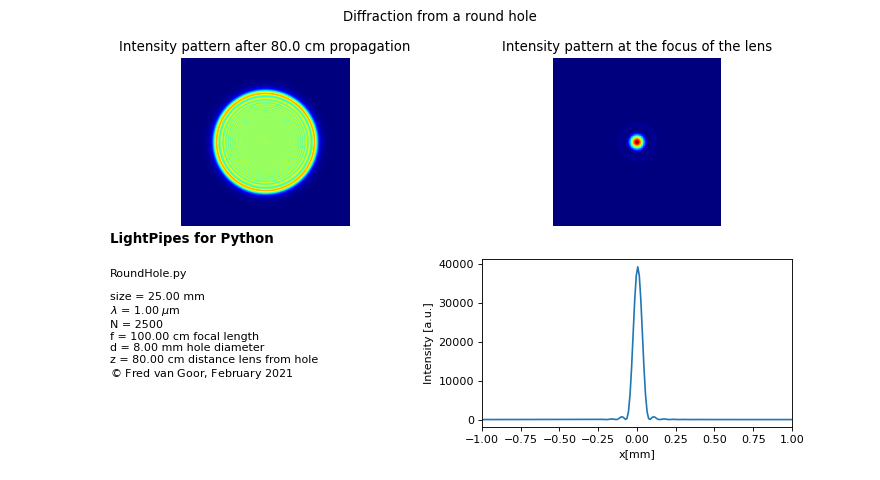

Python code for this plot:
from LightPipes import *
import matplotlib.pyplot as plt
import numpy as np
wavelength=1*um
size=25.0*mm
N=2500
N2=int(N/2)
z=80*cm
d=8*mm
f=100*cm
F=Begin(size,wavelength,N)
F=CircAperture(d, 0, 0, F)
F=Fresnel(F,z)
I1=Intensity(F)
F=Lens(F,f)
F=Forvard(f,F)
I=Intensity(0,F)

s1 =    r'LightPipes for Python' + '\n'
s2 =    r'RoundHole.py'+ '\n\n'\
        f'size = {size/mm:4.2f} mm' + '\n'\
        f'$\lambda$ = {wavelength/um:4.2f} $\mu$m' + '\n'\
        f'N = {N:d}' + '\n' +\
        f'f = {f/cm:4.2f} cm focal length' + '\n'\
        f'd = {d/mm:4.2f} mm hole diameter' + '\n'\
        f'z = {z/cm:4.2f} cm distance lens from hole' + '\n'\
        r'${\copyright}$ Fred van Goor, February 2021'

fig=plt.figure(figsize=(11,6))
fig.suptitle("Diffraction from a round hole")
ax1 = fig.add_subplot(221);ax1.axis('off')
ax2 = fig.add_subplot(222);ax2.axis('off')
ax3 = fig.add_subplot(223);ax3.axis('off')
ax4 = fig.add_subplot(224)
ax1.set_title(f'Intensity pattern after {z/cm:4.1f} cm propagation')
ax1.imshow(I1,cmap='jet')
ax2.set_xlim(N2-50,N2+50)
ax2.set_ylim(N2-50,N2+50)
ax2.set_title('Intensity pattern at the focus of the lens')
ax2.imshow(I,cmap='jet')
ax3.text(0.0,1.0,s1,fontsize=12, fontweight='bold')
ax3.text(0.0,0.3,s2)
X=np.linspace(-size/2,size/2,N)
ax4.plot(X/mm,I[N2]); ax4.set_xlabel('x[mm]'); ax4.set_ylabel('Intensity [a.u.]')
ax4.set_xlim(-1,1)
plt.show()
